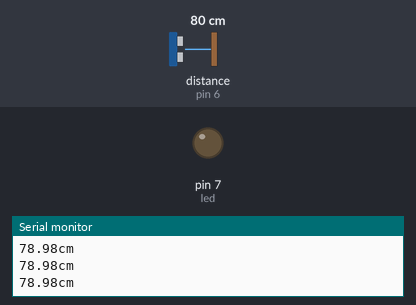
Recording of a sketch running on a simulated Arduino Uno, built with avr-gcc and run on an emulated ATmega328P. Shown: output pins drawn as LEDs (lit = HIGH), the last lines printed to the serial monitor. Wiring (inferred from the names in the program): ultrasonic range finder: trigger pin 5; echo pin 6. The inputs (shaded band) are chosen by the test bench; at power-on: distance to the obstacle (sensor on pin 6) 80 cm. The echo pulse lasts 58.3 µs per cm; pins used as bus, display or sensor lines are not drawn.

Above: at 1.3 s.
1.4 s: distance to the obstacle (sensor on pin 6) set to 12 cm
3.2 s: distance to the obstacle (sensor on pin 6) set to 9 cm
At 5.2 s:
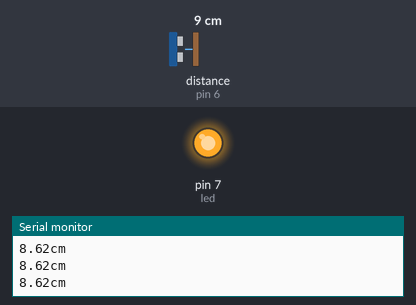
5.5 s: distance to the obstacle (sensor on pin 6) set to 18 cm
At 7.0 s:
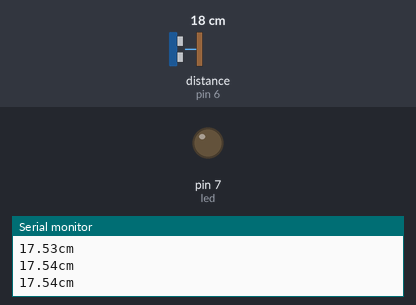
7.5 s: distance to the obstacle (sensor on pin 6) set to 2 cm
At 8.7 s:
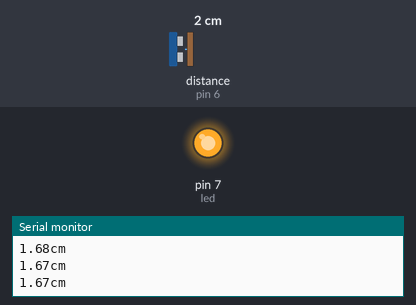
Timing chart, 0 to 10.5 s (numbered marks = the images above; inputs shaded):
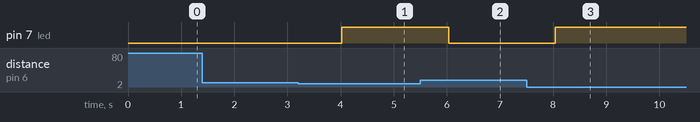

Measured:
- the behaviour switches between 11 and 10 cm on distance to the obstacle (sensor on pin 6) (found by bisection; images 0 and 1)
- after the input at 3.2 s, pin 7 (led): LOW → HIGH after 0.83 s
- after the input at 5.5 s, pin 7 (led): HIGH → LOW after 0.53 s
- after the input at 7.5 s, pin 7 (led): LOW → HIGH after 0.54 s

The sketch:

sketch_apr23a.ino
```cpp
int trg = 5;
int ech = 6;
int led = 7;

void setup() {
  // put your setup code here, to run once:
  Serial.begin(9600);
  pinMode(trg, OUTPUT);
  pinMode(ech, INPUT);
  pinMode(led, OUTPUT);
}

void loop() {
  // put your main code here, to run repeatedly:

   digitalWrite(trg, LOW);
    digitalWrite(ech, LOW);
    delayMicroseconds(2);
    digitalWrite(trg, HIGH);
    delayMicroseconds(10);
    digitalWrite(trg, LOW);


  // echoPin 이 HIGH를 유지한 시간을 저장 한다.
    unsigned long duration = pulseIn(ech, HIGH);
  // HIGH 였을 때 시간(초음파가 보냈다가 다시 들어온 시간)을 가지고 거리를 계산 한다.
  float distance = ((float)(340 * duration) / 10000) / 2;

  Serial.print(distance);
  Serial.println("cm");
  // 수정한 값을 출력
  delay(500);

  if(distance <= 10) {
    digitalWrite(led, HIGH);
  } else {
    digitalWrite(led, LOW);
  }
}
```
